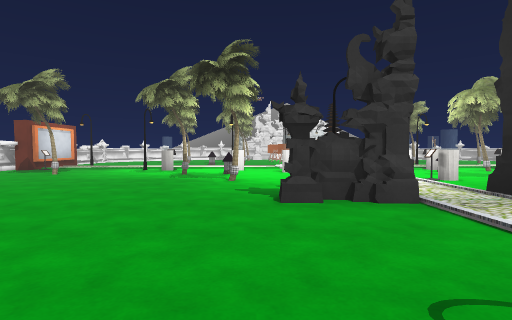
view 1 (above)

19 first-person views from a walk through a scene from a Unity 3-D project. The camera is 1.3 m above the floor, tilts 2° down and sees 80° across. The floor is counted in squares, 1.57 m on a side. Each view is taken from the middle of a square. On the plan, view 1 faces up. The plan holds only what a view shows up to about 11 squares ahead; the rest is blank. The place goes on beyond the plan. The player is left out. Some surface patterns are stand-ins.

view 2
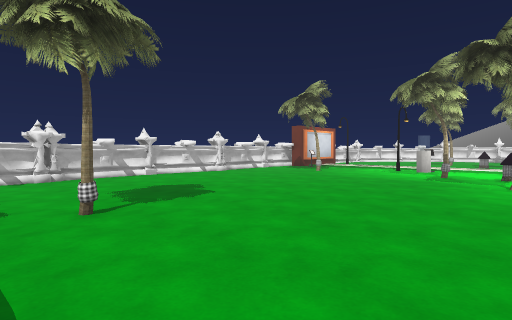

view 3
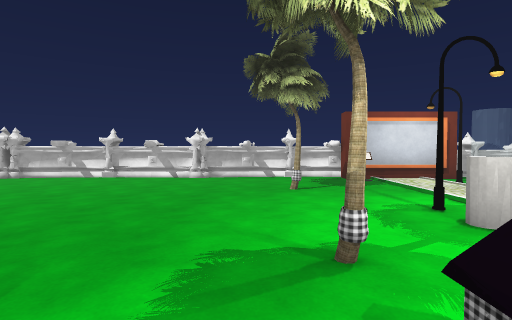

view 4
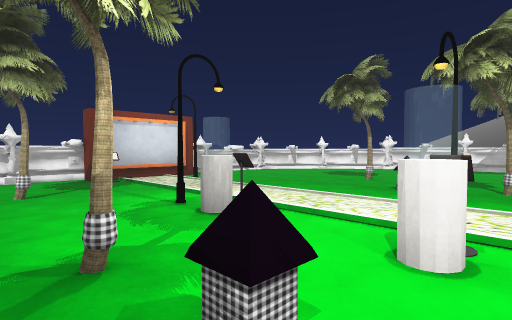

view 5
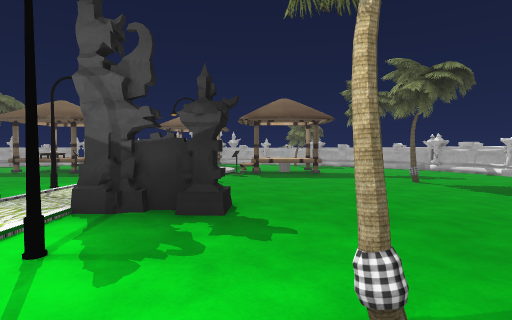

view 6
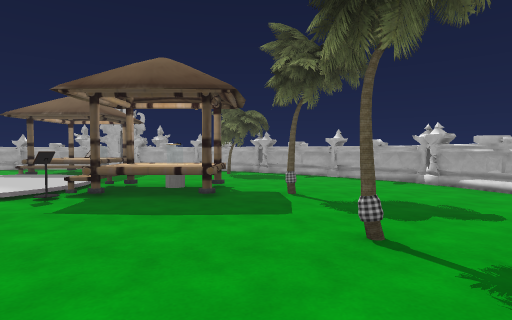

view 7
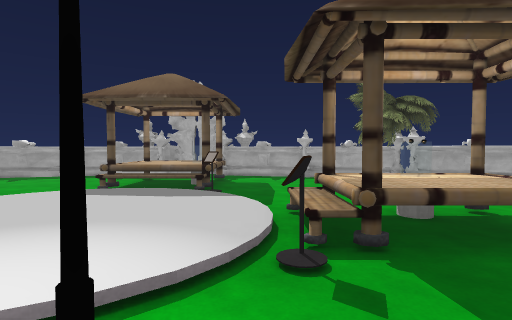

view 8
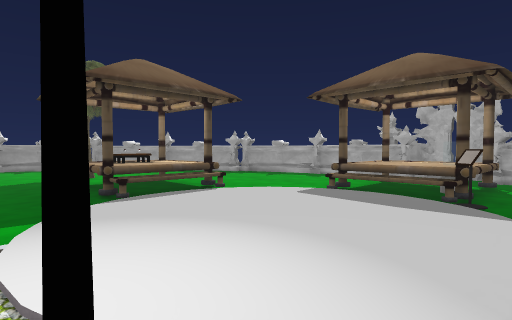

view 9
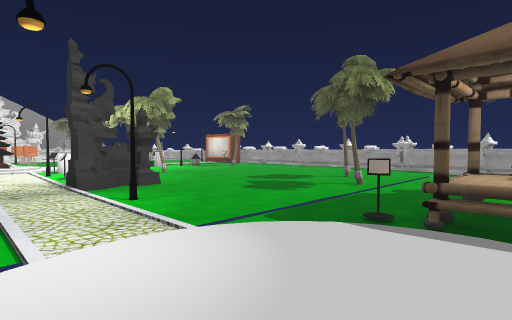

view 10
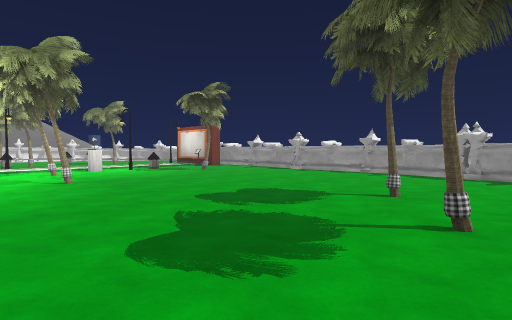

view 11
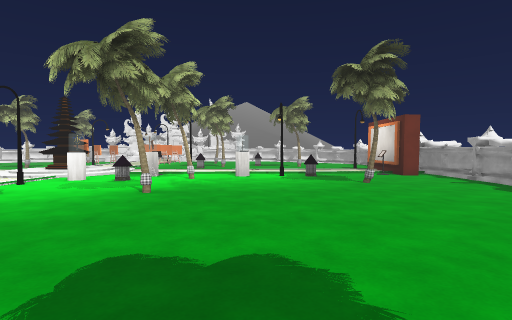

view 12
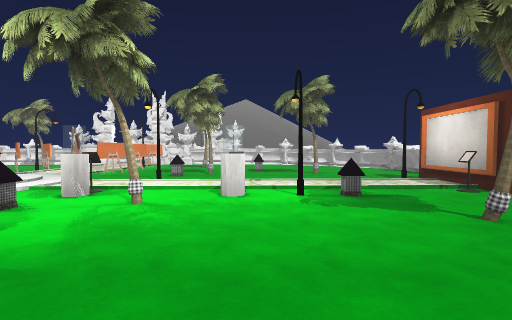

view 13
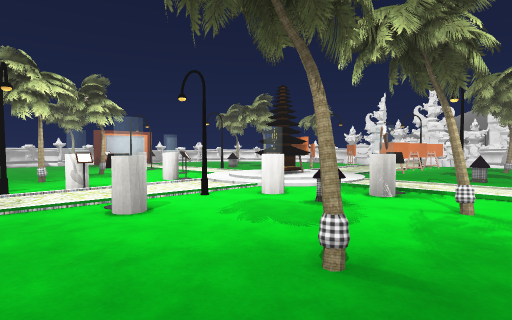

view 14
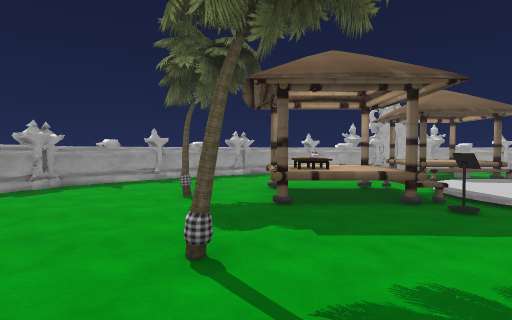

view 15
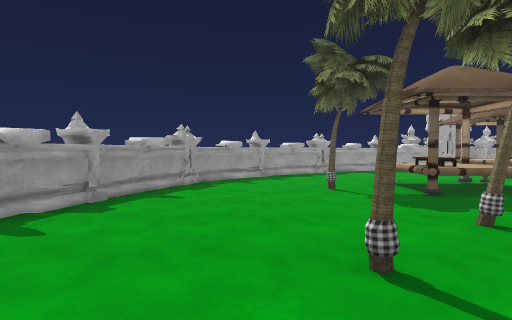

view 16
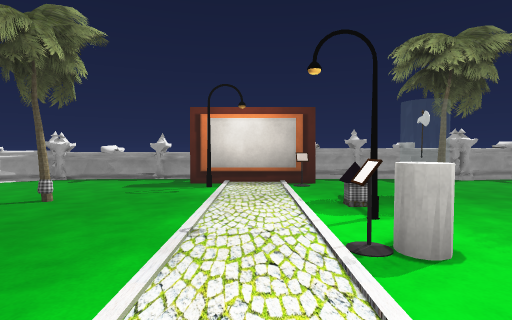

view 17
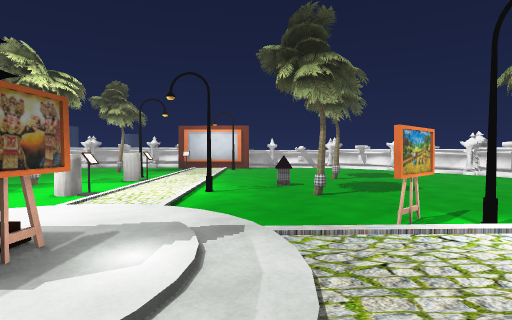

view 18
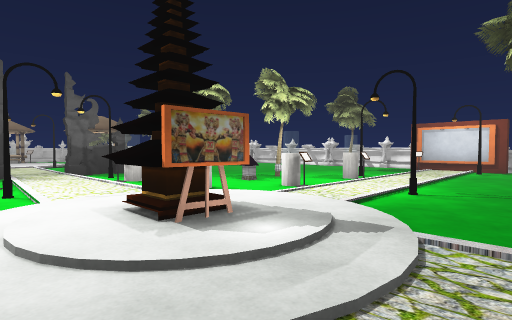

view 19
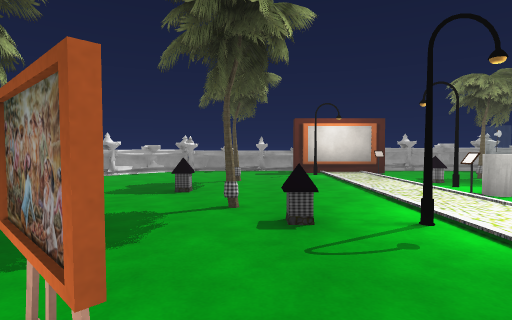

### Floor plan
Key: @ floor where view 1 was taken; # wall or solid block; . main floor; : floor 0.25 m higher than the main floor; + floor 0.75 m higher than the main floor; / step, stairs or slope; = window, fence, low wall or low ledge; ^ raised ledge; O other object.
Columns run from 10 left of view 1 to 16 right of it. Each row starts with its distance up from view 1.
 17 ##....O....##. #....O.O::##
 16 #.......OO..:.:...O....:::#
 15 ##........../::...O....:::^
 14  #.......#./::://#///////#
 13  #.....::::::O:::::::::::##
 12 ##O////O.O./:::/.O..O..:O#^
 11 ##.........O/:/O..O...O:::^
 10 #..O....OO../:/.O......:::#
  9 ^#........../::........O::^
  8 ^........O..O:O=..O....:::^
  7  #...........:.........:::#
  6 ##...........:.........:::^
  5 #..........##:##.......:::^
  4 ##...........:.........:::^
  3 ##...........:.........::#^
  2  #...........:#......O.:::#
  1  ^....O......:/....O...::^
  0   ........@.#:/..........#
 -1  #.........O:::/O........#
 -2  ##...O.OOO/::::/++......^
 -3   #.....OOO/::::/  .O...^
 -4   #......../:::/O/O.....#
 -5   ###.......O//........##
 -6     #...O...O=O.......##
 -7     ###.O...O=O.....^##
 -8       ###...OOO...#^#
 -9         #^^####^^##

Where each view was taken, in squares from view 1:
view 1: 0 up, 0 right, facing up
view 2: 0 up, 0 right, facing up-left
view 3: 9 up, 0 right, facing left
view 4: 9 up, 0 right, facing up-left
view 5: 9 up, 0 right, facing down
view 6: 4 up, 3 left, facing down
view 7: 1 up, 1 right, facing down
view 8: 0 up, 1 right, facing down-right
view 9: 3 down, 2 right, facing up-right
view 10: 0 up, 6 right, facing up-right
view 11: 2 up, 10 right, facing up
view 12: 6 up, 10 right, facing up
view 13: 6 up, 9 right, facing up-left
view 14: 3 up, 9 right, facing down
view 15: 4 up, 12 right, facing down
view 16: 13 up, 7 right, facing right
view 17: 15 up, 5 right, facing left
view 18: 16 up, 5 right, facing down-left
view 19: 16 up, 4 right, facing right
